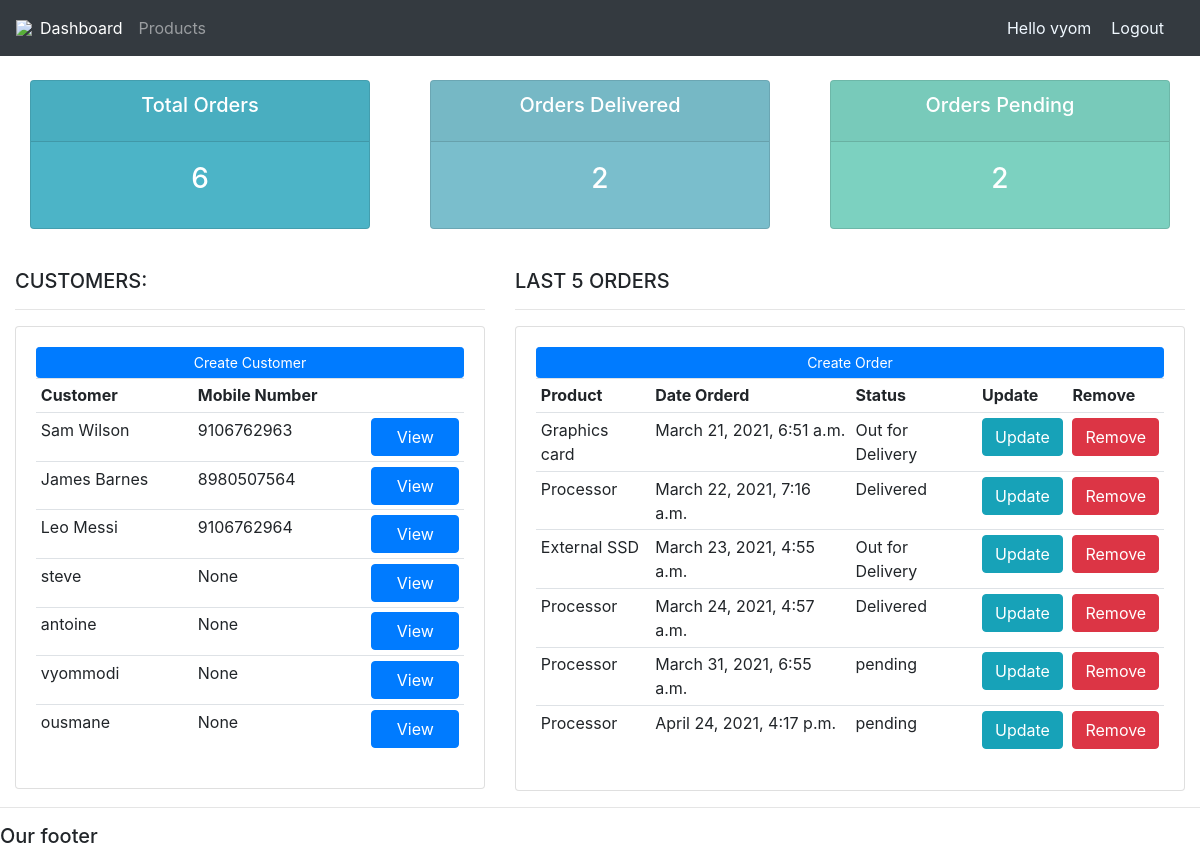
The app's page / (signed in) with its own data.
### app/models.py (models this page shows, shortened)
class Customer(models.Model):
    user=models.OneToOneField(User,null=True,on_delete=models.CASCADE)
    name=models.CharField(max_length=50,null=True)
    email=models.CharField(max_length=50,null=True,blank=True)
    mobileno=models.CharField(max_length=50,null=True,blank=True)
    profile_pic=models.ImageField(default="default.jpg",null=True,blank=True)
    date_created=models.DateTimeField(auto_now_add=True,null=True)

class Order(models.Model):
    STATUS=(('pending','pending'),
    ('Out for Delivery','Out for Delivery'),
    ('Delivered','Delivered'))
    customer=models.ForeignKey(Customer,null=True,on_delete=models.SET_NULL)
    product=models.ForeignKey(Product,null=True,on_delete=models.SET_NULL)
    status=models.CharField(max_length=50,choices=STATUS)
    date_created=models.DateTimeField(auto_now_add=True)

class Product(models.Model):
    categories=(
        ('indoor','indoor'),
        ('outdoor','outdoor')
    )
    name=models.CharField(max_length=50,null=True)
    price=models.FloatField(null=True)
    category=models.CharField(max_length=50,null=True,choices=categories)
    description=models.CharField(max_length=200,blank=True)
    date_created=models.DateTimeField(auto_now_add=True)
    tag=models.ManyToManyField(Tag)
    def __str__(self):
        return self.name

### app/decorators.py (the view)
    def wrapper_class(request,*args,**kwargs):
        group=None
        if request.user.groups.exists():
            group= request.user.groups.all()[0].name
        if group=='customer':
            return redirect('user')
        else:
            return view_func(request,*args,**kwargs)

### app/views.py (called while the page is built)
@login_required(login_url='login')
@admin_only
def home(request):
    orders=Order.objects.all()
    customers=Customer.objects.all()
    total_orders=orders.count()
    delivered=Order.objects.filter(status="Delivered").count()
    pending=Order.objects.filter(status='pending').count()
    return render(request,'home.html',{'total_orders':total_orders,'delivered':delivered,'pending':pending,'customers':customers,'orders':orders})

### app/templates/home.html
{%  extends 'main.html' %}
{% block content %}
{%  include 'status.html' %}
<br>
<div class="row">
	<div class="col-md-5">
		<h5>CUSTOMERS:</h5>
		<hr>
		<div class="card card-body">
			<a class="btn btn-primary  btn-sm btn-block" href="">Create Customer</a>
			<table class="table table-sm">
				<tr>
					<th>Customer</th>
					<th>Mobile Number</th>
					<th></th>
				</tr>
				{% for customer in customers %}
				<tr>
					<td>{{customer.name}}</td>
					<td>{{customer.mobileno}}</td>
					<td><a class="btn btn-primary btn-block" href="{% url 'customer' customer.id %}">View</a></td>
				</tr>
				{% endfor %}
			</table>
		</div>
	</div>
	<div class="col-md-7">
		<h5>LAST 5 ORDERS</h5>
		<hr>
		<div class="card card-body">
			<a class="btn btn-primary  btn-sm btn-block" href="{% url 'create_order' %}">Create Order</a>
			<table class="table table-sm">
				<tr>
					<th>Product</th>
					<th>Date Orderd</th>
					<th>Status</th>
					<th>Update</th>
					<th>Remove</th>
				</tr>
				{% for order in orders %}
				<tr>
					<td>{{order.product}}</td>
					<td>{{order.date_created}}</td>
					<td>{{order.status}}</td>
					<td><a class="btn btn-info btn-block"href="{% url 'update_order' order.id %}">Update</button></td>
					<td><a class="btn btn-info btn-danger" href="{% url 'delete_order' order.id %}">Remove</button></td>
				</tr>
				{% endfor %}
			</table>
		</div>
	</div>
</div>
{% endblock %}

### app/templates/main.html (shortened to what this page needs)
{% load static %}
<!DOCTYPE html>
<html>
<head>
	<link rel="stylesheet" href="https://stackpath.bootstrapcdn.com/bootstrap/4.3.1/css/bootstrap.min.css">
	<link rel="stylesheet" type="text/css" href="">
</head>
<body>
	{%  include 'navbar.html' %}
	<div class="container-fluid">
	{% block content %}
	{% endblock %}
    </div>
	<hr>
	<h5>Our footer</h5>
</body>
</html>

### app/templates/navbar.html (shortened to what this page needs)
{% load static %}
<nav class="navbar navbar-expand-lg navbar-dark bg-dark">
 <img src="{% static 'images/logo.png' %}">
  <div class="collapse navbar-collapse" id="navbarNav">
    <ul class="navbar-nav">
      {% if request.user.is_staff %}
      <li class="nav-item active">
        <a class="nav-link" href="#">Dashboard</a>
      </li>
      <li class="nav-item">
        <a class="nav-link" href="{% url 'products' %}">Products</a>
      </li>
      {% else %}
      <li class="nav-item">
        <a class="nav-link" href="{% url 'settings' %}">Profile</a>
      </li>
      {% endif %}
    </ul>
  </div>
  <span id="hello-msg">Hello {{request.user}}</span>
  <a id="hello-msg" href="{% url 'logout' %}">Logout</a>
</nav>

### app/templates/status.html (shortened to what this page needs)
<br>
<div class="row">
	<div class="col">
		<div class="col-md">
			<div class="card text-center text-white  mb-3" id="total-orders">
			  	<div class="card-header">
			  		<h5 class="card-title">Total Orders</h5>
			  	</div>
			  	<div class="card-body">
			    	<h3 class="card-title">{{total_orders}}</h3>
			  	</div>
			</div>
		</div>
	</div>
	<div class="col">
		<div class="col-md">
			<div class="card text-center text-white  mb-3" id="orders-delivered">
			  	<div class="card-header">
			  		<h5 class="card-title">Orders Delivered</h5>
			  	</div>
			  	<div class="card-body">
			    	<h3 class="card-title">{{delivered}}</h3>
			  	</div>
			</div>
		</div>
	</div>
	<div class="col">
		<div class="col-md">
			<div class="card text-center text-white  mb-3" id="orders-pending">
			  	<div class="card-header">
			  		<h5 class="card-title">Orders Pending</h5>
			  	</div>
			  	<div class="card-body">
			    	<h3 class="card-title">{{pending}}</h3>
			  	</div>
			</div>
		</div>
	</div>
</div>

### app/templates/navbar.html (style rules this page uses)
#hello-msg { margin-right: 20px; color:aliceblue; }

### app/templates/status.html (style rules this page uses)
#total-orders { background-color: #4cb4c7; }
#orders-delivered { background-color: #7abecc; }
#orders-pending { background-color: #7CD1C0; }

### records on screen
Customer: name "Sam Wilson", mobileno "9106762963"
Customer: name "James Barnes", mobileno "8980507564"
Customer: name "Leo Messi", mobileno "9106762964"
Customer: name "steve", mobileno "None"
Customer: name "antoine", mobileno "None"
Customer: name "vyommodi", mobileno "None"
Customer: name "ousmane", mobileno "None"
Order: product "Graphics card", date_created "March 21, 2021, 6:51 a.m.", status "Out for Delivery"
Order: product "Processor", date_created "March 22, 2021, 7:16 a.m.", status "Delivered"
Order: product "External SSD", date_created "March 23, 2021, 4:55 a.m.", status "Out for Delivery"
Order: product "Processor", date_created "March 24, 2021, 4:57 a.m.", status "Delivered"
Order: product "Processor", date_created "March 31, 2021, 6:55 a.m.", status "pending"
Order: product "Processor", date_created "April 24, 2021, 4:17 p.m.", status "pending"

### other values on screen
{{ request.user }} "vyom"
{{ total_orders }} "6"
{{ delivered }} "2"
{{ pending }} "2"
